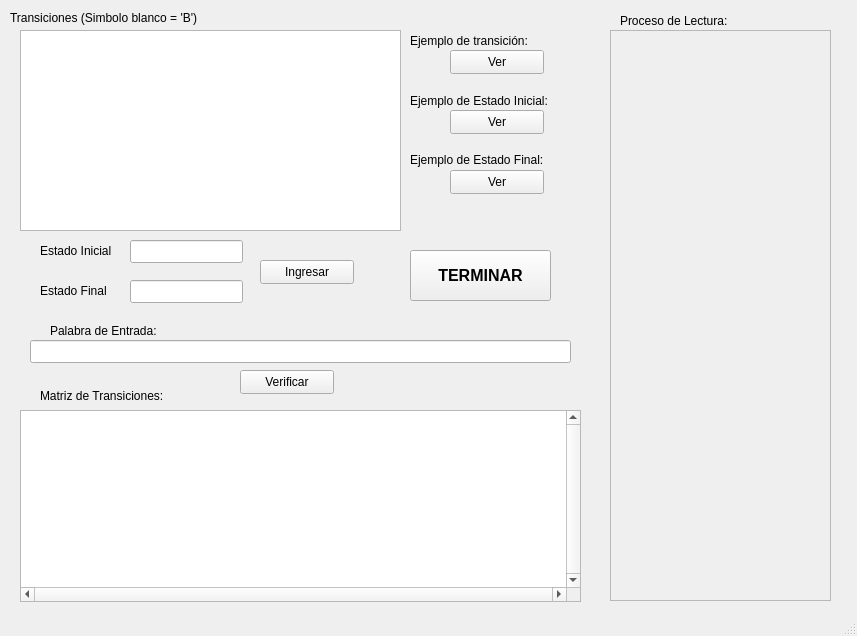
<?xml version="1.0" encoding="UTF-8"?>
<ui version="4.0">
 <class>MainWindow</class>
 <widget class="QMainWindow" name="MainWindow">
  <property name="geometry">
   <rect>
    <x>0</x>
    <y>0</y>
    <width>857</width>
    <height>636</height>
   </rect>
  </property>
  <property name="minimumSize">
   <size>
    <width>857</width>
    <height>636</height>
   </size>
  </property>
  <property name="maximumSize">
   <size>
    <width>857</width>
    <height>636</height>
   </size>
  </property>
  <property name="windowTitle">
   <string>Simulador Maquina de Turing 1-Cinta by Caloguerea-Rojas-Sanchez</string>
  </property>
  <widget class="QWidget" name="centralwidget">
   <widget class="QLabel" name="label">
    <property name="geometry">
     <rect>
      <x>10</x>
      <y>10</y>
      <width>241</width>
      <height>16</height>
     </rect>
    </property>
    <property name="text">
     <string>Transiciones (Simbolo blanco = 'B')</string>
    </property>
   </widget>
   <widget class="QTextEdit" name="text_transiciones">
    <property name="geometry">
     <rect>
      <x>20</x>
      <y>30</y>
      <width>381</width>
      <height>201</height>
     </rect>
    </property>
   </widget>
   <widget class="QPushButton" name="btn_verTrans">
    <property name="geometry">
     <rect>
      <x>450</x>
      <y>50</y>
      <width>94</width>
      <height>24</height>
     </rect>
    </property>
    <property name="text">
     <string>Ver</string>
    </property>
   </widget>
   <widget class="QPushButton" name="btn_verEstIni">
    <property name="geometry">
     <rect>
      <x>450</x>
      <y>110</y>
      <width>94</width>
      <height>24</height>
     </rect>
    </property>
    <property name="text">
     <string>Ver</string>
    </property>
   </widget>
   <widget class="QPushButton" name="btn_verEstFin">
    <property name="geometry">
     <rect>
      <x>450</x>
      <y>170</y>
      <width>94</width>
      <height>24</height>
     </rect>
    </property>
    <property name="text">
     <string>Ver</string>
    </property>
   </widget>
   <widget class="QPushButton" name="btn_ingresar">
    <property name="geometry">
     <rect>
      <x>260</x>
      <y>260</y>
      <width>94</width>
      <height>24</height>
     </rect>
    </property>
    <property name="text">
     <string>Ingresar</string>
    </property>
   </widget>
   <widget class="QLineEdit" name="line_inicial">
    <property name="geometry">
     <rect>
      <x>130</x>
      <y>240</y>
      <width>113</width>
      <height>23</height>
     </rect>
    </property>
   </widget>
   <widget class="QLineEdit" name="line_final">
    <property name="geometry">
     <rect>
      <x>130</x>
      <y>280</y>
      <width>113</width>
      <height>23</height>
     </rect>
    </property>
   </widget>
   <widget class="QLineEdit" name="line_palabra">
    <property name="geometry">
     <rect>
      <x>30</x>
      <y>340</y>
      <width>541</width>
      <height>23</height>
     </rect>
    </property>
   </widget>
   <widget class="QLabel" name="label_2">
    <property name="geometry">
     <rect>
      <x>40</x>
      <y>240</y>
      <width>81</width>
      <height>21</height>
     </rect>
    </property>
    <property name="text">
     <string>Estado Inicial</string>
    </property>
   </widget>
   <widget class="QLabel" name="label_3">
    <property name="geometry">
     <rect>
      <x>40</x>
      <y>280</y>
      <width>81</width>
      <height>21</height>
     </rect>
    </property>
    <property name="text">
     <string>Estado Final</string>
    </property>
   </widget>
   <widget class="QLabel" name="label_4">
    <property name="geometry">
     <rect>
      <x>410</x>
      <y>30</y>
      <width>141</width>
      <height>21</height>
     </rect>
    </property>
    <property name="text">
     <string>Ejemplo de transición:</string>
    </property>
   </widget>
   <widget class="QLabel" name="label_5">
    <property name="geometry">
     <rect>
      <x>410</x>
      <y>90</y>
      <width>151</width>
      <height>21</height>
     </rect>
    </property>
    <property name="text">
     <string>Ejemplo de Estado Inicial:</string>
    </property>
   </widget>
   <widget class="QLabel" name="label_6">
    <property name="geometry">
     <rect>
      <x>410</x>
      <y>150</y>
      <width>141</width>
      <height>20</height>
     </rect>
    </property>
    <property name="text">
     <string>Ejemplo de Estado Final:</string>
    </property>
   </widget>
   <widget class="QLabel" name="label_7">
    <property name="geometry">
     <rect>
      <x>50</x>
      <y>320</y>
      <width>131</width>
      <height>21</height>
     </rect>
    </property>
    <property name="text">
     <string>Palabra de Entrada:</string>
    </property>
   </widget>
   <widget class="QPushButton" name="btn_verificar">
    <property name="geometry">
     <rect>
      <x>240</x>
      <y>370</y>
      <width>94</width>
      <height>24</height>
     </rect>
    </property>
    <property name="text">
     <string>Verificar</string>
    </property>
   </widget>
   <widget class="QTableView" name="matriz">
    <property name="geometry">
     <rect>
      <x>20</x>
      <y>410</y>
      <width>561</width>
      <height>192</height>
     </rect>
    </property>
    <property name="verticalScrollBarPolicy">
     <enum>Qt::ScrollBarAlwaysOn</enum>
    </property>
    <property name="horizontalScrollBarPolicy">
     <enum>Qt::ScrollBarAlwaysOn</enum>
    </property>
   </widget>
   <widget class="QLabel" name="label_8">
    <property name="geometry">
     <rect>
      <x>40</x>
      <y>386</y>
      <width>141</width>
      <height>20</height>
     </rect>
    </property>
    <property name="text">
     <string>Matriz de Transiciones:</string>
    </property>
   </widget>
   <widget class="QPushButton" name="salir">
    <property name="geometry">
     <rect>
      <x>410</x>
      <y>250</y>
      <width>141</width>
      <height>51</height>
     </rect>
    </property>
    <property name="font">
     <font>
      <pointsize>12</pointsize>
      <weight>75</weight>
      <bold>true</bold>
      <stylestrategy>PreferDefault</stylestrategy>
     </font>
    </property>
    <property name="text">
     <string>TERMINAR</string>
    </property>
   </widget>
   <widget class="QTextEdit" name="roteador">
    <property name="enabled">
     <bool>false</bool>
    </property>
    <property name="geometry">
     <rect>
      <x>610</x>
      <y>30</y>
      <width>221</width>
      <height>571</height>
     </rect>
    </property>
   </widget>
   <widget class="QLabel" name="label_9">
    <property name="geometry">
     <rect>
      <x>620</x>
      <y>10</y>
      <width>141</width>
      <height>21</height>
     </rect>
    </property>
    <property name="text">
     <string>Proceso de Lectura:</string>
    </property>
   </widget>
  </widget>
  <widget class="QStatusBar" name="statusbar"/>
 </widget>
 <resources/>
 <connections/>
</ui>
